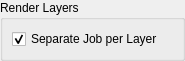
<?xml version="1.0" encoding="UTF-8"?>
<ui version="4.0">
 <class>ui_maya_wgt</class>
 <widget class="QWidget" name="ui_maya_wgt">
  <property name="geometry">
   <rect>
    <x>0</x>
    <y>0</y>
    <width>185</width>
    <height>58</height>
   </rect>
  </property>
  <layout class="QVBoxLayout" name="verticalLayout">
   <property name="margin">
    <number>0</number>
   </property>
   <item>
    <widget class="QGroupBox" name="ui_render_layers_grpbx">
     <property name="toolTip">
      <string>Choose the render layers to submit for rendering (green check)</string>
     </property>
     <property name="title">
      <string>Render Layers</string>
     </property>
     <layout class="QVBoxLayout" name="verticalLayout_2">
      <item>
       <widget class="QCheckBox" name="ui_layer_jobs_chkbx">
        <property name="toolTip">
         <string>Indicates whether each render layer should be rendered as a separate Job (as opposed to rendering all layers in a single Job).  Separating layers into their own discrete jobs allows for greater parallization as well as memory efficiency during execution.</string>
        </property>
        <property name="text">
         <string>Separate Job per Layer</string>
        </property>
        <property name="checked">
         <bool>true</bool>
        </property>
        <property name="isFileUserPref" stdset="0">
         <bool>true</bool>
        </property>
       </widget>
      </item>
     </layout>
    </widget>
   </item>
  </layout>
 </widget>
 <resources>
  <include location="../submitter_maya_resources.qrc"/>
 </resources>
 <connections/>
</ui>
